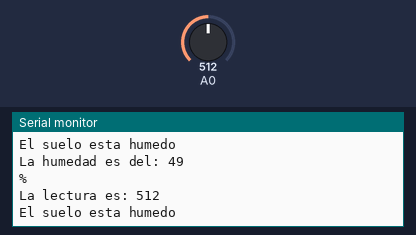
Bench run of a sketch on a simulated Arduino Uno, built with avr-gcc and run on an emulated ATmega328P. Parts: the last lines printed to the serial monitor. The inputs (shaded band) are chosen by the test bench; at power-on: A0 = 512.

Above: at 2.8 s.
2.9 s: A0 set to 592
At 4.7 s:
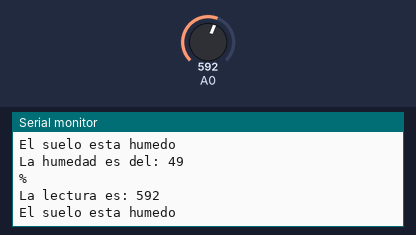
5.6 s: A0 set to 607
At 7.5 s:
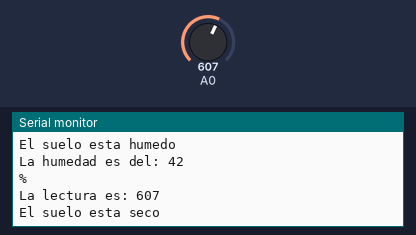
9.5 s: A0 set to 360
At 10.6 s:
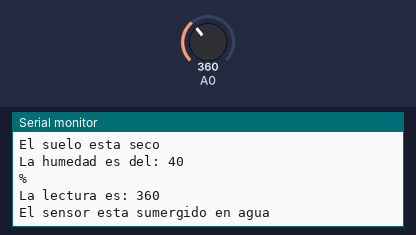
13.5 s: A0 set to 385
At 14.9 s:
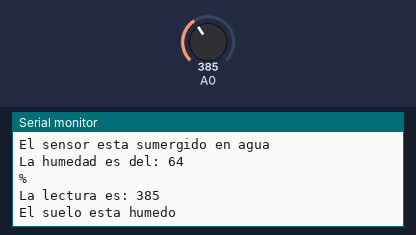
Timing chart, 0 to 16.5 s (numbered marks = the images above; inputs shaded):
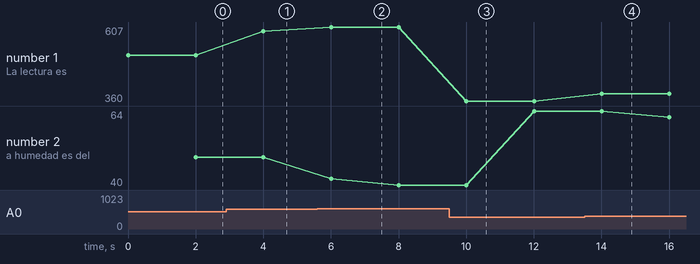

Measured:
- the behaviour switches between 599 and 600 on A0 (found by bisection; images 1 and 2)
- the behaviour switches between 369 and 370 on A0 (found by bisection; images 3 and 4)
- after the input at 2.9 s, the serial monitor: prints a new line after 1.1 s (image 1)
- after the input at 5.6 s, the serial monitor: prints a new line after 0.41 s (image 2)
- after the input at 9.5 s, the serial monitor: prints a new line after 0.51 s (image 3)
- after the input at 13.5 s, the serial monitor: prints a new line after 0.51 s (image 4)
- plotted number 1: 512 → 592 after the input at 2.9 s, 592 → 607 after the input at 5.6 s, 607 → 360 after the input at 9.5 s, 360 → 385 after the input at 13.5 s
- plotted number 2: 49 → 40 after the input at 5.6 s, 40 → 64 after the input at 9.5 s, 64 → 62 after the input at 13.5 s

The sketch:

suelo_humedad.ino
```cpp
#include <DHT.h>
void setup() {
  // put your setup code here, to run once:
Serial.begin(115200);
}

void loop() {
  // put your main code here, to run repeatedly:
 int lectura = analogRead(A0);

 Serial.print("La lectura es: ");
 Serial.println(lectura);

//lectura entre 1000-1023

 if (lectura>= 1000) {
  Serial.println("El sensor esta desconecado o fuera del suelo");
  }
 else if (lectura<1000 && lectura>=600)
 {
  Serial.println("El suelo esta seco");
  }
 else if(lectura <600 && lectura >= 370)
 {
  Serial.println("El suelo esta humedo");
  }
 else if (lectura <370) {
  Serial.println("El sensor esta sumergido en agua");
  }

delay(2000);

int porcentaje = map(lectura, 1023, 0,0, 100);

Serial.print("La humedad es del: ");
Serial.println(porcentaje);
Serial.println("%");
}
```
